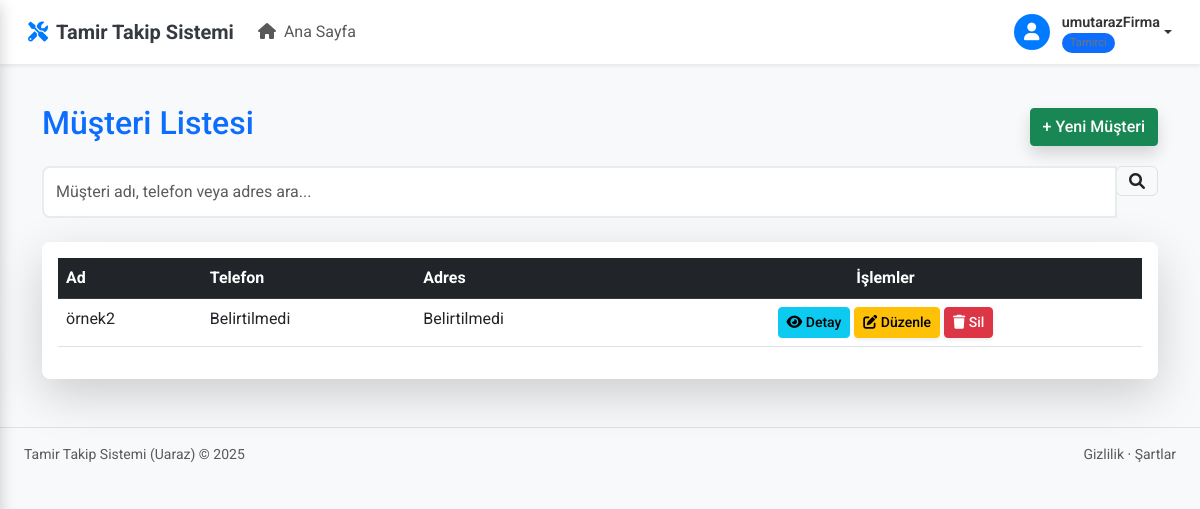
The page /musteriler/ (signed in) on the database its author committed.
### core/models.py (models this page shows, shortened)
class Musteri(models.Model):
    user = models.ForeignKey(User, on_delete=models.CASCADE, null=True, blank=True, default=None)
    ad = models.CharField(max_length=255)
    telefon = models.CharField(max_length=20)
    adres = models.TextField()
    email = models.EmailField(unique=True, blank=True, null=True)

### core/views.py (the view)
# urls.py: path('musteriler/', login_required(tamirci_required(musteri_list)), name='musteri_list'),
def musteri_list(request):
    musteriler = Musteri.objects.all()
    return render(request, "core/musteri_list.html", {"musteriler": musteriler})

### core/urls.py (called while the page is built)
def is_tamirci(user):
    return hasattr(user, 'profile') and user.profile.user_type == 'tamirci'

### core/templates/core/musteri_list.html (shortened to what this page needs)
{% extends 'core/base.html' %}
{% block content %}
<div class="container mt-4">
    <div class="d-flex justify-content-between align-items-center mb-3">
        <h2 class="text-primary">Müşteri Listesi</h2>
        <a href="{% url 'musteri_ekle' %}" class="btn btn-success shadow">+ Yeni Müşteri</a>
    </div>
    <div class="input-group mb-4">
        <input type="text" id="musteriSearch" class="form-control" placeholder="Müşteri adı, telefon veya adres ara...">
        <div class="input-group-append">
            <span class="input-group-text"><i class="fas fa-search"></i></span>
        </div>
    </div>
    <div class="card shadow-lg d-none d-lg-block">
        <div class="card-body">
            <table class="table table-hover" id="musteriTable">
                <thead class="table-dark">
                    <tr>
                        <th>Ad</th>
                        <th>Telefon</th>
                        <th>Adres</th>
                        <th class="text-center">İşlemler</th>
                    </tr>
                </thead>
                <tbody>
                    {% for musteri in musteriler %}
                        <tr>
                            <td>{{ musteri.ad }}</td>
                            <td>{{ musteri.telefon }}</td>
                            <td>{{ musteri.adres|truncatechars:50 }}</td>
                            <td class="text-center">
                                <a href="{% url 'musteri_detay' musteri.id %}" class="btn btn-info btn-sm">
                                    <i class="fas fa-eye"></i> Detay
                                </a>
                                <a href="{% url 'musteri_guncelle' musteri.id %}" class="btn btn-warning btn-sm shadow-sm">
                                    <i class="fas fa-edit"></i> Düzenle
                                </a>
                                <a href="{% url 'musteri_sil' musteri.id %}" class="btn btn-danger btn-sm shadow-sm">
                                    <i class="fas fa-trash"></i> Sil
                                </a>
                            </td>
                        </tr>
                    {% empty %}
                        <tr>
                            <td colspan="4" class="text-center text-muted">Müşteri bulunamadı.</td>
                        </tr>
                    {% endfor %}
                </tbody>
            </table>
        </div>
    </div>
</div>
{% endblock %}

### core/templates/core/base.html (shortened to what this page needs)
{% load static %}
<!DOCTYPE html>
<html lang="tr">
<head>
    <link href="https://cdn.jsdelivr.net/npm/bootstrap@5.3.0-alpha1/dist/css/bootstrap.min.css" rel="stylesheet">
    <link rel="stylesheet" href="https://cdnjs.cloudflare.com/ajax/libs/font-awesome/6.0.0/css/all.min.css">
    <link rel="stylesheet" href="{% static 'core/css/style.css' %}">
    <link rel="stylesheet" href="{% static 'core/css/musteri_portal.css' %}">
</head>
<body>
    <div class="content-wrapper {% if request.user_agent.is_mobile %}expanded{% endif %}">
        <nav class="navbar navbar-expand-lg navbar-light bg-white fixed-top {% if request.user_agent.is_mobile %}sidebar-collapsed{% endif %}">
            <div class="container-fluid">
                <a class="navbar-brand" href="#">
                    <i class="fas fa-tools me-2"></i>
                    <span class="fw-bold">Tamir Takip Sistemi</span>
                </a>
                <div class="collapse navbar-collapse" id="navbarNav">
                    <ul class="navbar-nav me-auto">
                        {% if not user.is_authenticated or user.profile.user_type == 'tamirci' %}
                        <li class="nav-item">
                            <a class="nav-link {% if request.path == '/home/' %}active{% endif %}" href="{% url 'home' %}">
                                <i class="fas fa-home me-1"></i> Ana Sayfa
                            </a>
                        </li>
                        {% endif %}
                    </ul>
                </div>
                <div class="d-flex align-items-center">
                    {% if user.is_authenticated %}
                    <div class="user-menu dropdown">
                        <a href="#" class="dropdown-toggle" id="userDropdown">
                            <div class="user-image">
                                <i class="fas fa-user"></i>
                            </div>
                            <div class="user-info d-none d-sm-flex">
                                <span class="user-name">{{ user.username }}</span>
                                <span class="user-role">
                                    {% if user.profile.user_type == 'tamirci' %}
                                    <span class="user-badge bg-primary">Tamirci</span>
                                    {% else %}
                                    <span class="user-badge bg-success">Müşteri</span>
                                    {% endif %}
                                </span>
                            </div>
                        </a>
                    </div>
                    {% endif %}
                </div>
            </div>
        </nav>
        <main class="py-4">
            <div class="container-fluid px-4">
                {% block content %}{% endblock %}
            </div>
        </main>
        <footer class="bg-light py-3 mt-auto border-top">
            <div class="container-fluid px-4">
                <div class="d-flex align-items-center justify-content-between small">
                    <div class="text-muted">Tamir Takip Sistemi (Uaraz) &copy; 2025</div>
                    <div>
                        <a href="#" class="text-decoration-none text-muted">Gizlilik</a>
                        &middot;
                        <a href="#" class="text-decoration-none text-muted">Şartlar</a>
                    </div>
                </div>
            </div>
        </footer>
    </div>
</body>
</html>

### core/static/core/css/style.css (style rules this page uses)
body { font-family: 'Roboto', sans-serif; background-color: #f8f9fa; color: #333; overflow-x: hidden; transition: padding-left 0.3s ease; }
.content-wrapper { margin-left: 280px; transition: margin-left 0.3s cubic-bezier(0.25, 0.8, 0.25, 1); min-height: 100vh; padding-top: 56px; animation: fadeIn 0.3s ease; }
.content-wrapper.expanded { margin-left: 0; }
.navbar { padding: 0.75rem 1rem; box-shadow: 0 0.125rem 0.25rem rgba(0, 0, 0, 0.075); position: fixed; top: 0; right: 0; left: 0; z-index: 1030; transition: left 0.3s cubic-bezier(0.25, 0.8, 0.25, 1); }
.navbar-brand { font-weight: 600; display: flex; align-items: center; color: #343a40; }
.navbar-brand i { color: #007bff; font-size: 1.25rem; }
.user-menu { position: relative; }
.user-menu .dropdown-toggle { display: flex; align-items: center; text-decoration: none; color: #333; }
.user-menu .user-image { width: 36px; height: 36px; border-radius: 50%; margin-right: 0.75rem; display: flex; align-items: center; justify-content: center; background-color: #007bff; color: #fff; font-size: 1.1rem; }
.user-menu .user-info { display: flex; flex-direction: column; }
.user-menu .user-name { font-weight: 600; font-size: 0.9rem; }
.user-menu .user-role { font-size: 0.75rem; color: #6c757d; }
.user-badge { font-size: 0.7rem; padding: 0.2rem 0.5rem; border-radius: 10px; }
.card { border-radius: 0.5rem; box-shadow: 0 0.125rem 0.25rem rgba(0, 0, 0, 0.075); margin-bottom: 1.5rem; border: none; transition: transform 0.3s ease, box-shadow 0.3s ease; }
.form-control { border: 2px solid #e9ecef; border-radius: 8px; padding: 12px; transition: all 0.3s ease; }
.btn { border-radius: 0.25rem; font-weight: 500; }
:root { --light-theme-bg: #f8f9fa; --light-theme-text: #333; --dark-theme-bg: #1a1d20; --dark-theme-text: #f8f9fa; }

### core/templates/core/musteri_list.html (style rules this page uses)
.btn { transition: all 0.3s ease; }
.card { transition: transform 0.2s ease; }

### rows shown on the page
Musteri: ad "örnek2", telefon "Belirtilmedi", adres "Belirtilmedi"

### other values the page prints
{{ user.username }} "umutarazFirma"
